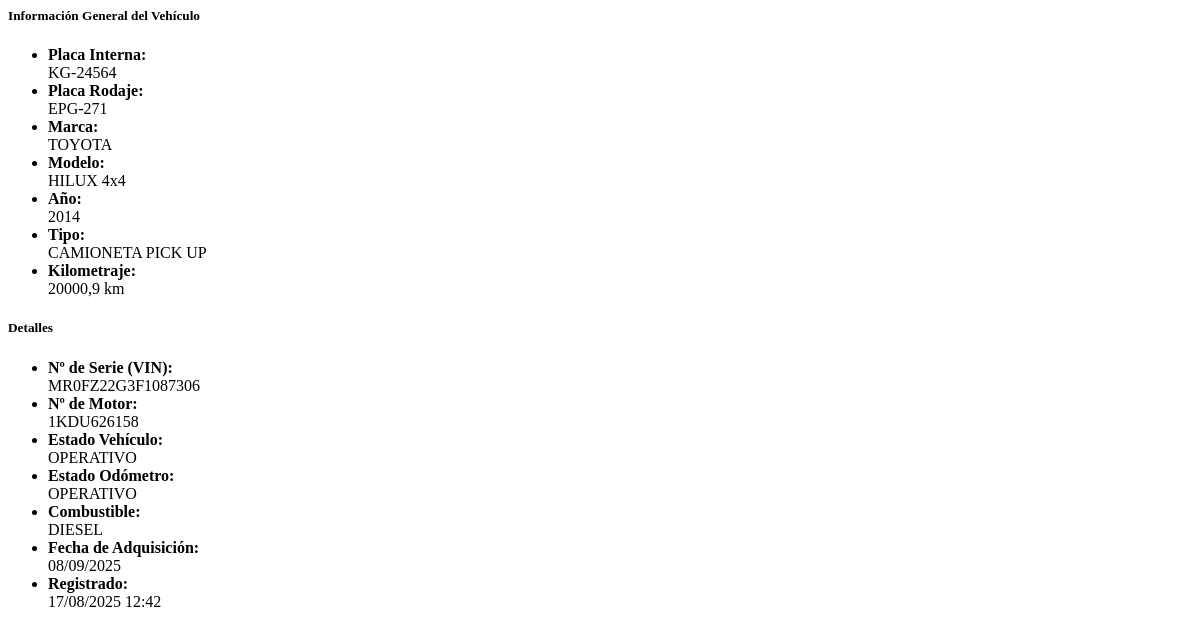
The app's page /vehiculos/1/ (signed in), older data.
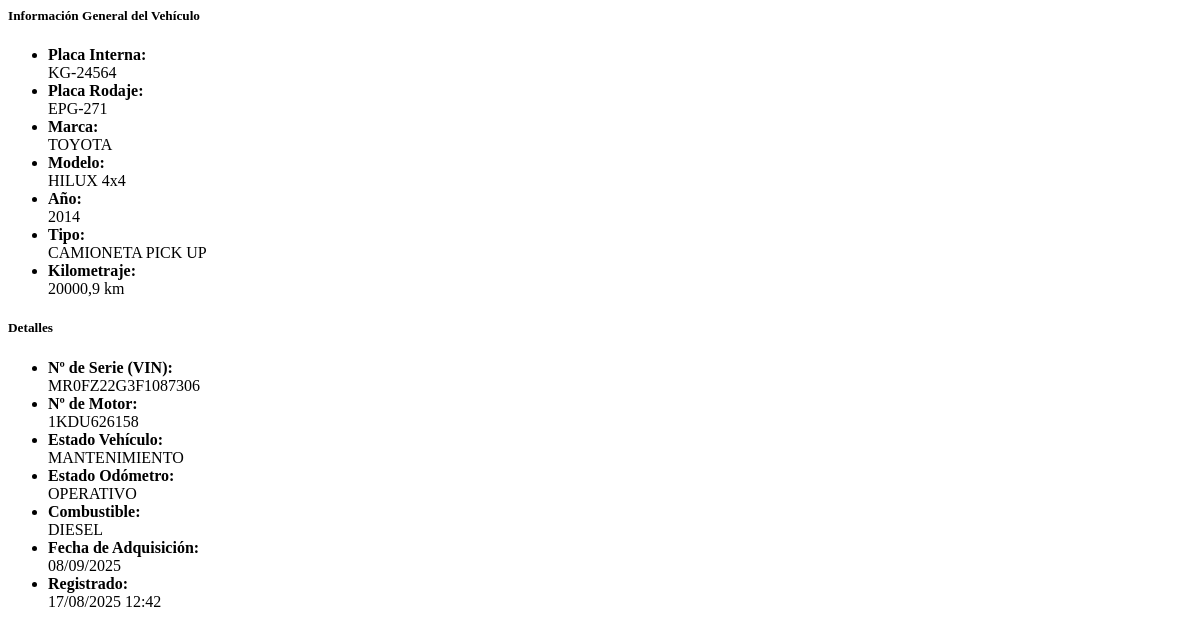
The same page, newer data.
### vehiculo/models.py (models this page shows, shortened)
class Vehiculo(models.Model):
    placa_int = models.CharField(
        max_length=8,
        unique=True,
        verbose_name="Placa Interna"
    )
    placa_rod = models.CharField(
        max_length=8,
        unique=True,
        verbose_name="Placa Rodaje"
    )
    vin = models.CharField(
        max_length= 20,
        unique=True,
        verbose_name= 'N° de serie'
    )
    num_motor = models.CharField(
        max_length= 25,
        verbose_name= 'N° de motor'
    )
    marca = models.CharField(
        max_length=50,
        verbose_name="Marca"
    )
    modelo = models.CharField(
        max_length=50,
        verbose_name="Modelo"
    )
    anio = models.PositiveIntegerField(
        verbose_name="Año"
    )
    tipo = models.CharField(
        max_length=30,
        choices=TIPOS_VEHICULO_CHOICES,
        default='Sedan',
        verbose_name='Tipo'
    )
    kilometraje = models.DecimalField(
        max_digits= 18,
        decimal_places=1,
        blank=False,
        null=False,
        verbose_name="Kilometraje"
    )
    estado_vehi = models.CharField(
        max_length=30,
        choices=ESTADOS_VEHICULO_CHOICES,
        default='OPERATIVO',
        verbose_name='Estado del vehículo'
    )
    estado_odo = models.CharField(
        max_length=30,
        choices=ESTADOS_ODOMETRO_VEHICULO_CHOICES,
        default='OPERATIVO',
        verbose_name='Estado del odometro'
    )
    fecha_adquisicion = models.DateTimeField(
        blank=True,
        null= True,
        verbose_name= 'Fecha de adquisición'
    )
    tipo_combustible = models.CharField(
        max_length=20,
        choices=TIPO_COMBUSTIBLE_CHOICES,
        default='Gasolina',
        verbose_name="Tipo de Combustible"
    )
    funcion = models.CharField(
        max_length=30,
        choices=FUNCION_VEHICULO_CHOICES,
        default='ADMINISTRATIVO',
        verbose_name='Función policial'
    )
    valor = models.DecimalField(
        max_digits= 18,
        decimal_places=2,
        blank=True,
        null=True,
        verbose_name="Valor"
    )
    subunidad = models.ForeignKey(
        SubUnidad,
        on_delete= models.CASCADE,
        verbose_name= 'Sub Unidad Asignada'
    )
    created = models.DateTimeField(
        auto_now_add=True,
        editable=True
    )
    class Meta:
        verbose_name = "Vehículo"
        verbose_name_plural = "Vehículos"
        ordering = ['created']

### vehiculo/views.py (the view)
# urls.py: path('<int:id>/', views.vehiculo_detalle, name='vehiculo_detalle'),
@login_required
def vehiculo_detalle(request,id):
    vehiculo = get_object_or_404(Vehiculo, id=id)
    context = {'vehiculo':vehiculo}
    return render(request, 'vehiculo/detalle.html', context)

### templates/vehiculo/detalle.html (shortened to what the changed rows need)
<div class="container-fluid">
    <div class="card mb-3 shadow-sm">
        <div class="card-body">
            <ul class="list-group list-group-flush">
                <li class="list-group-item d-flex justify-content-between align-items-center">
                    <div><strong>Placa Interna:</strong></div>
                    <span>{{ vehiculo.placa_int }}</span>
                </li>
                <li class="list-group-item d-flex justify-content-between align-items-center">
                    <div><strong>Placa Rodaje:</strong></div>
                    <span>{{ vehiculo.placa_rod }}</span>
                </li>
                <li class="list-group-item d-flex justify-content-between align-items-center">
                    <div><strong>Marca:</strong></div>
                    <span>{{ vehiculo.marca }}</span>
                </li>
                <li class="list-group-item d-flex justify-content-between align-items-center">
                    <div><strong>Modelo:</strong></div>
                    <span>{{ vehiculo.modelo }}</span>
                </li>
                <li class="list-group-item d-flex justify-content-between align-items-center">
                    <div><strong>Año:</strong></div>
                    <span>{{ vehiculo.anio }}</span>
                </li>
                <li class="list-group-item d-flex justify-content-between align-items-center">
                    <div><strong>Tipo:</strong></div>
                    <span>{{ vehiculo.get_tipo_display }}</span>
                </li>
                <li class="list-group-item d-flex justify-content-between align-items-center">
                    <div><strong>Kilometraje:</strong></div>
                    <span>{{ vehiculo.kilometraje }} km</span>
                </li>
            </ul>
        </div>
    </div>
    <div class="card mb-3 shadow-sm">
        <div class="collapse" id="identificacionCollapse">
            <div class="card-body">
                <ul class="list-group list-group-flush">
                    {% if vehiculo.vin %}
                    <li class="list-group-item d-flex justify-content-between align-items-center">
                        <div><strong>Nº de Serie (VIN):</strong></div>
                        <span>{{ vehiculo.vin }}</span>
                    </li>
                    {% endif %}
                    {% if vehiculo.num_motor %}
                    <li class="list-group-item d-flex justify-content-between align-items-center">
                        <div><strong>Nº de Motor:</strong></div>
                        <span>{{ vehiculo.num_motor }}</span>
                    </li>
                    {% endif %}
                    <li class="list-group-item d-flex justify-content-between align-items-center">
                        <div><strong>Estado Vehículo:</strong></div>
                        <span>{{ vehiculo.estado_vehi }}</span>
                    </li>
                    <li class="list-group-item d-flex justify-content-between align-items-center">
                        <div><strong>Estado Odómetro:</strong></div>
                        <span>{{ vehiculo.estado_odo }}</span>
                    </li>
                    {% if vehiculo.tipo_combustible %}
                    <li class="list-group-item d-flex justify-content-between align-items-center">
                        <div><strong>Combustible:</strong></div>
                        <span>{{ vehiculo.get_tipo_combustible_display }}</span>
                    </li>
                    {% endif %}
                    {% if vehiculo.fecha_adquisicion %}
                    <li class="list-group-item d-flex justify-content-between align-items-center">
                        <div><strong>Fecha de
                                Adquisición:</strong></div>
                        <span>{{ vehiculo.fecha_adquisicion|date:"d/m/Y" }}</span>
                    </li>
                    {% endif %}
                    <li class="list-group-item d-flex justify-content-between align-items-center">
                        <div><strong>Registrado:</strong></div>
                        <span>{{ vehiculo.created|date:"d/m/Y H:i" }}</span>
                    </li>
                </ul>
            </div>
        </div>
    </div>

Row changes from the older to the newer data that the page shows:
changed Vehiculo "KG-24564": estado_vehi "OPERATIVO" → "MANTENIMIENTO"
